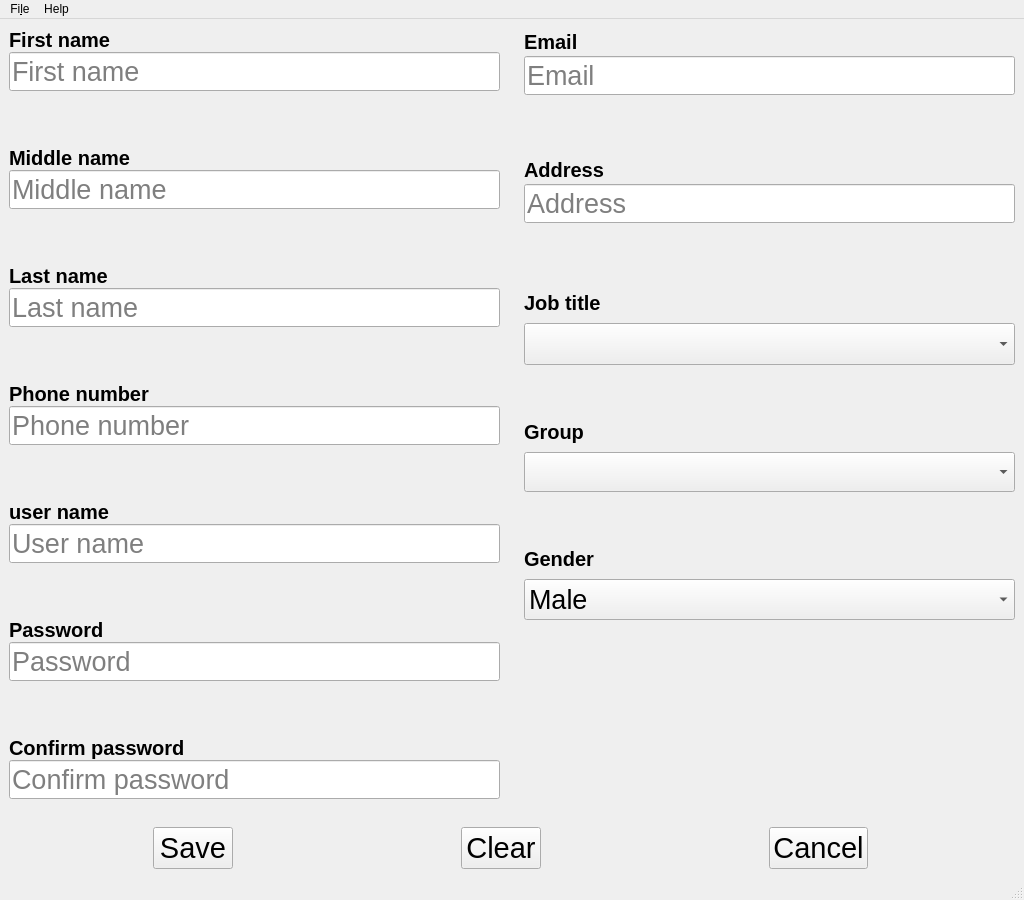
<?xml version="1.0" encoding="UTF-8"?>
<ui version="4.0">
 <class>createEmployeeWindow</class>
 <widget class="QMainWindow" name="createEmployeeWindow">
  <property name="geometry">
   <rect>
    <x>0</x>
    <y>0</y>
    <width>1024</width>
    <height>900</height>
   </rect>
  </property>
  <property name="sizePolicy">
   <sizepolicy hsizetype="Preferred" vsizetype="Expanding">
    <horstretch>0</horstretch>
    <verstretch>0</verstretch>
   </sizepolicy>
  </property>
  <property name="minimumSize">
   <size>
    <width>0</width>
    <height>10</height>
   </size>
  </property>
  <property name="font">
   <font>
    <bold>false</bold>
   </font>
  </property>
  <property name="windowTitle">
   <string>Create employee</string>
  </property>
  <widget class="QWidget" name="centralwidget">
   <layout class="QVBoxLayout" name="verticalLayout_4">
    <item>
     <layout class="QHBoxLayout" name="fieldsLayout">
      <property name="spacing">
       <number>24</number>
      </property>
      <item>
       <layout class="QVBoxLayout" name="basicInformationLayout">
        <property name="spacing">
         <number>33</number>
        </property>
        <item>
         <layout class="QVBoxLayout" name="firstNameLayout">
          <property name="spacing">
           <number>0</number>
          </property>
          <item>
           <widget class="QLabel" name="firstNameLabel">
            <property name="sizePolicy">
             <sizepolicy hsizetype="Expanding" vsizetype="Preferred">
              <horstretch>0</horstretch>
              <verstretch>0</verstretch>
             </sizepolicy>
            </property>
            <property name="minimumSize">
             <size>
              <width>0</width>
              <height>10</height>
             </size>
            </property>
            <property name="font">
             <font>
              <pointsize>15</pointsize>
              <bold>true</bold>
             </font>
            </property>
            <property name="text">
             <string>First name</string>
            </property>
           </widget>
          </item>
          <item>
           <widget class="ValidatedLineEditor" name="firstNameLineEdit">
            <property name="sizePolicy">
             <sizepolicy hsizetype="Expanding" vsizetype="Preferred">
              <horstretch>0</horstretch>
              <verstretch>0</verstretch>
             </sizepolicy>
            </property>
            <property name="minimumSize">
             <size>
              <width>100</width>
              <height>20</height>
             </size>
            </property>
            <property name="font">
             <font>
              <pointsize>20</pointsize>
              <bold>false</bold>
             </font>
            </property>
            <property name="placeholderText">
             <string>First name</string>
            </property>
           </widget>
          </item>
          <item>
           <widget class="QLabel" name="firstNameLabelInfo">
            <property name="sizePolicy">
             <sizepolicy hsizetype="Preferred" vsizetype="Preferred">
              <horstretch>0</horstretch>
              <verstretch>0</verstretch>
             </sizepolicy>
            </property>
            <property name="minimumSize">
             <size>
              <width>0</width>
              <height>10</height>
             </size>
            </property>
            <property name="font">
             <font>
              <pointsize>10</pointsize>
              <bold>false</bold>
             </font>
            </property>
            <property name="text">
             <string/>
            </property>
            <property name="textFormat">
             <enum>Qt::PlainText</enum>
            </property>
           </widget>
          </item>
         </layout>
        </item>
        <item>
         <layout class="QVBoxLayout" name="middleNameLayout" stretch="0,0,0">
          <property name="spacing">
           <number>0</number>
          </property>
          <property name="sizeConstraint">
           <enum>QLayout::SetNoConstraint</enum>
          </property>
          <item>
           <widget class="QLabel" name="middleNameLabel">
            <property name="sizePolicy">
             <sizepolicy hsizetype="Expanding" vsizetype="Preferred">
              <horstretch>0</horstretch>
              <verstretch>0</verstretch>
             </sizepolicy>
            </property>
            <property name="minimumSize">
             <size>
              <width>0</width>
              <height>10</height>
             </size>
            </property>
            <property name="font">
             <font>
              <pointsize>15</pointsize>
              <bold>true</bold>
             </font>
            </property>
            <property name="text">
             <string>Middle name</string>
            </property>
           </widget>
          </item>
          <item>
           <widget class="ValidatedLineEditor" name="middleNameLineEdit">
            <property name="sizePolicy">
             <sizepolicy hsizetype="Expanding" vsizetype="Preferred">
              <horstretch>0</horstretch>
              <verstretch>0</verstretch>
             </sizepolicy>
            </property>
            <property name="minimumSize">
             <size>
              <width>0</width>
              <height>20</height>
             </size>
            </property>
            <property name="font">
             <font>
              <pointsize>20</pointsize>
              <bold>false</bold>
             </font>
            </property>
            <property name="placeholderText">
             <string>Middle name</string>
            </property>
           </widget>
          </item>
          <item>
           <widget class="QLabel" name="middleNameLabelInfo">
            <property name="sizePolicy">
             <sizepolicy hsizetype="Preferred" vsizetype="Preferred">
              <horstretch>0</horstretch>
              <verstretch>0</verstretch>
             </sizepolicy>
            </property>
            <property name="minimumSize">
             <size>
              <width>0</width>
              <height>10</height>
             </size>
            </property>
            <property name="font">
             <font>
              <pointsize>10</pointsize>
              <bold>false</bold>
             </font>
            </property>
            <property name="text">
             <string/>
            </property>
            <property name="textFormat">
             <enum>Qt::PlainText</enum>
            </property>
           </widget>
          </item>
         </layout>
        </item>
        <item>
         <layout class="QVBoxLayout" name="lastNameLayout">
          <property name="spacing">
           <number>0</number>
          </property>
          <item>
           <widget class="QLabel" name="lastNameLabel">
            <property name="sizePolicy">
             <sizepolicy hsizetype="Expanding" vsizetype="Preferred">
              <horstretch>0</horstretch>
              <verstretch>0</verstretch>
             </sizepolicy>
            </property>
            <property name="minimumSize">
             <size>
              <width>0</width>
              <height>10</height>
             </size>
            </property>
            <property name="font">
             <font>
              <pointsize>15</pointsize>
              <bold>true</bold>
             </font>
            </property>
            <property name="text">
             <string>Last name</string>
            </property>
           </widget>
          </item>
          <item>
           <widget class="ValidatedLineEditor" name="lastNameLineEdit">
            <property name="sizePolicy">
             <sizepolicy hsizetype="Expanding" vsizetype="Preferred">
              <horstretch>0</horstretch>
              <verstretch>0</verstretch>
             </sizepolicy>
            </property>
            <property name="minimumSize">
             <size>
              <width>0</width>
              <height>20</height>
             </size>
            </property>
            <property name="font">
             <font>
              <pointsize>20</pointsize>
              <bold>false</bold>
             </font>
            </property>
            <property name="placeholderText">
             <string>Last name</string>
            </property>
           </widget>
          </item>
          <item>
           <widget class="QLabel" name="lastNameLabelInfo">
            <property name="sizePolicy">
             <sizepolicy hsizetype="Preferred" vsizetype="Preferred">
              <horstretch>0</horstretch>
              <verstretch>0</verstretch>
             </sizepolicy>
            </property>
            <property name="minimumSize">
             <size>
              <width>0</width>
              <height>10</height>
             </size>
            </property>
            <property name="font">
             <font>
              <pointsize>10</pointsize>
              <bold>false</bold>
             </font>
            </property>
            <property name="text">
             <string/>
            </property>
           </widget>
          </item>
         </layout>
        </item>
        <item>
         <layout class="QVBoxLayout" name="phoneNumberLayout">
          <property name="spacing">
           <number>0</number>
          </property>
          <item>
           <widget class="QLabel" name="phoneNumberLabel">
            <property name="sizePolicy">
             <sizepolicy hsizetype="Expanding" vsizetype="Preferred">
              <horstretch>0</horstretch>
              <verstretch>0</verstretch>
             </sizepolicy>
            </property>
            <property name="minimumSize">
             <size>
              <width>0</width>
              <height>10</height>
             </size>
            </property>
            <property name="font">
             <font>
              <pointsize>15</pointsize>
              <bold>true</bold>
             </font>
            </property>
            <property name="text">
             <string>Phone number</string>
            </property>
           </widget>
          </item>
          <item>
           <widget class="ValidatedLineEditor" name="phoneNumberLineEdit">
            <property name="sizePolicy">
             <sizepolicy hsizetype="Expanding" vsizetype="Preferred">
              <horstretch>0</horstretch>
              <verstretch>0</verstretch>
             </sizepolicy>
            </property>
            <property name="minimumSize">
             <size>
              <width>0</width>
              <height>20</height>
             </size>
            </property>
            <property name="font">
             <font>
              <pointsize>20</pointsize>
              <bold>false</bold>
             </font>
            </property>
            <property name="placeholderText">
             <string>Phone number</string>
            </property>
           </widget>
          </item>
          <item>
           <widget class="QLabel" name="phoneNumberLabelInfo">
            <property name="sizePolicy">
             <sizepolicy hsizetype="Preferred" vsizetype="Preferred">
              <horstretch>0</horstretch>
              <verstretch>0</verstretch>
             </sizepolicy>
            </property>
            <property name="minimumSize">
             <size>
              <width>0</width>
              <height>10</height>
             </size>
            </property>
            <property name="font">
             <font>
              <pointsize>10</pointsize>
              <bold>false</bold>
             </font>
            </property>
            <property name="lineWidth">
             <number>1</number>
            </property>
            <property name="text">
             <string/>
            </property>
           </widget>
          </item>
         </layout>
        </item>
        <item>
         <layout class="QVBoxLayout" name="user_name_layout">
          <property name="spacing">
           <number>0</number>
          </property>
          <item>
           <widget class="QLabel" name="userNameLabel">
            <property name="sizePolicy">
             <sizepolicy hsizetype="Expanding" vsizetype="Preferred">
              <horstretch>0</horstretch>
              <verstretch>0</verstretch>
             </sizepolicy>
            </property>
            <property name="minimumSize">
             <size>
              <width>0</width>
              <height>10</height>
             </size>
            </property>
            <property name="font">
             <font>
              <pointsize>15</pointsize>
              <bold>true</bold>
             </font>
            </property>
            <property name="text">
             <string>user name</string>
            </property>
           </widget>
          </item>
          <item>
           <widget class="ValidatedLineEditor" name="userNameLineEdit">
            <property name="sizePolicy">
             <sizepolicy hsizetype="Expanding" vsizetype="Preferred">
              <horstretch>0</horstretch>
              <verstretch>0</verstretch>
             </sizepolicy>
            </property>
            <property name="minimumSize">
             <size>
              <width>0</width>
              <height>20</height>
             </size>
            </property>
            <property name="font">
             <font>
              <pointsize>20</pointsize>
              <bold>false</bold>
             </font>
            </property>
            <property name="placeholderText">
             <string>User name</string>
            </property>
           </widget>
          </item>
          <item>
           <widget class="QLabel" name="userNameLabelInfo">
            <property name="sizePolicy">
             <sizepolicy hsizetype="Preferred" vsizetype="Preferred">
              <horstretch>0</horstretch>
              <verstretch>0</verstretch>
             </sizepolicy>
            </property>
            <property name="minimumSize">
             <size>
              <width>0</width>
              <height>10</height>
             </size>
            </property>
            <property name="font">
             <font>
              <pointsize>10</pointsize>
              <bold>false</bold>
             </font>
            </property>
            <property name="text">
             <string/>
            </property>
           </widget>
          </item>
         </layout>
        </item>
        <item>
         <layout class="QVBoxLayout" name="passwordLayout">
          <property name="spacing">
           <number>0</number>
          </property>
          <item>
           <widget class="QLabel" name="passwordLabel">
            <property name="sizePolicy">
             <sizepolicy hsizetype="Expanding" vsizetype="Preferred">
              <horstretch>0</horstretch>
              <verstretch>0</verstretch>
             </sizepolicy>
            </property>
            <property name="minimumSize">
             <size>
              <width>0</width>
              <height>10</height>
             </size>
            </property>
            <property name="font">
             <font>
              <pointsize>15</pointsize>
              <bold>true</bold>
             </font>
            </property>
            <property name="text">
             <string>Password</string>
            </property>
           </widget>
          </item>
          <item>
           <widget class="ValidatedLineEditor" name="passwordLineEdit">
            <property name="sizePolicy">
             <sizepolicy hsizetype="Expanding" vsizetype="Preferred">
              <horstretch>0</horstretch>
              <verstretch>0</verstretch>
             </sizepolicy>
            </property>
            <property name="minimumSize">
             <size>
              <width>0</width>
              <height>20</height>
             </size>
            </property>
            <property name="font">
             <font>
              <pointsize>20</pointsize>
              <bold>false</bold>
             </font>
            </property>
            <property name="echoMode">
             <enum>QLineEdit::Password</enum>
            </property>
            <property name="placeholderText">
             <string>Password</string>
            </property>
           </widget>
          </item>
          <item>
           <widget class="QLabel" name="passwordLabelInfo">
            <property name="sizePolicy">
             <sizepolicy hsizetype="Preferred" vsizetype="Preferred">
              <horstretch>0</horstretch>
              <verstretch>0</verstretch>
             </sizepolicy>
            </property>
            <property name="minimumSize">
             <size>
              <width>0</width>
              <height>10</height>
             </size>
            </property>
            <property name="font">
             <font>
              <pointsize>10</pointsize>
              <bold>false</bold>
             </font>
            </property>
            <property name="text">
             <string/>
            </property>
           </widget>
          </item>
         </layout>
        </item>
        <item>
         <layout class="QVBoxLayout" name="confirm_password_layout">
          <property name="spacing">
           <number>0</number>
          </property>
          <item>
           <widget class="QLabel" name="confirmPasswordLabel">
            <property name="sizePolicy">
             <sizepolicy hsizetype="Expanding" vsizetype="Preferred">
              <horstretch>0</horstretch>
              <verstretch>0</verstretch>
             </sizepolicy>
            </property>
            <property name="minimumSize">
             <size>
              <width>0</width>
              <height>10</height>
             </size>
            </property>
            <property name="font">
             <font>
              <pointsize>15</pointsize>
              <bold>true</bold>
             </font>
            </property>
            <property name="text">
             <string>Confirm password</string>
            </property>
           </widget>
          </item>
          <item>
           <widget class="ValidatedLineEditor" name="confirmPasswordLineEdit">
            <property name="sizePolicy">
             <sizepolicy hsizetype="Expanding" vsizetype="Preferred">
              <horstretch>0</horstretch>
              <verstretch>0</verstretch>
             </sizepolicy>
            </property>
            <property name="minimumSize">
             <size>
              <width>0</width>
              <height>20</height>
             </size>
            </property>
            <property name="font">
             <font>
              <pointsize>20</pointsize>
              <bold>false</bold>
             </font>
            </property>
            <property name="echoMode">
             <enum>QLineEdit::Password</enum>
            </property>
            <property name="placeholderText">
             <string>Confirm password</string>
            </property>
           </widget>
          </item>
          <item>
           <widget class="QLabel" name="confirmPasswordLabelInfo">
            <property name="sizePolicy">
             <sizepolicy hsizetype="Preferred" vsizetype="Preferred">
              <horstretch>0</horstretch>
              <verstretch>0</verstretch>
             </sizepolicy>
            </property>
            <property name="minimumSize">
             <size>
              <width>0</width>
              <height>10</height>
             </size>
            </property>
            <property name="font">
             <font>
              <pointsize>10</pointsize>
              <bold>false</bold>
             </font>
            </property>
            <property name="text">
             <string/>
            </property>
           </widget>
          </item>
         </layout>
        </item>
       </layout>
      </item>
      <item>
       <layout class="QVBoxLayout" name="additionalInformationLayout" stretch="0,0,0,0,0,0">
        <property name="spacing">
         <number>33</number>
        </property>
        <item>
         <layout class="QVBoxLayout" name="emailLayout">
          <property name="spacing">
           <number>0</number>
          </property>
          <item>
           <widget class="QLabel" name="emailLabel">
            <property name="sizePolicy">
             <sizepolicy hsizetype="Expanding" vsizetype="Preferred">
              <horstretch>0</horstretch>
              <verstretch>0</verstretch>
             </sizepolicy>
            </property>
            <property name="minimumSize">
             <size>
              <width>0</width>
              <height>10</height>
             </size>
            </property>
            <property name="font">
             <font>
              <pointsize>15</pointsize>
              <bold>true</bold>
             </font>
            </property>
            <property name="text">
             <string>Email</string>
            </property>
           </widget>
          </item>
          <item>
           <widget class="ValidatedLineEditor" name="emailLineEdit">
            <property name="sizePolicy">
             <sizepolicy hsizetype="Expanding" vsizetype="Preferred">
              <horstretch>0</horstretch>
              <verstretch>0</verstretch>
             </sizepolicy>
            </property>
            <property name="minimumSize">
             <size>
              <width>100</width>
              <height>20</height>
             </size>
            </property>
            <property name="font">
             <font>
              <pointsize>20</pointsize>
              <bold>false</bold>
             </font>
            </property>
            <property name="placeholderText">
             <string>Email</string>
            </property>
           </widget>
          </item>
          <item>
           <widget class="QLabel" name="emailLabelInfo">
            <property name="sizePolicy">
             <sizepolicy hsizetype="Preferred" vsizetype="Preferred">
              <horstretch>0</horstretch>
              <verstretch>0</verstretch>
             </sizepolicy>
            </property>
            <property name="minimumSize">
             <size>
              <width>0</width>
              <height>10</height>
             </size>
            </property>
            <property name="font">
             <font>
              <pointsize>10</pointsize>
              <bold>false</bold>
             </font>
            </property>
            <property name="text">
             <string/>
            </property>
           </widget>
          </item>
         </layout>
        </item>
        <item>
         <layout class="QVBoxLayout" name="addressLayout">
          <property name="spacing">
           <number>0</number>
          </property>
          <item>
           <widget class="QLabel" name="addressLabel">
            <property name="sizePolicy">
             <sizepolicy hsizetype="Preferred" vsizetype="Preferred">
              <horstretch>0</horstretch>
              <verstretch>0</verstretch>
             </sizepolicy>
            </property>
            <property name="minimumSize">
             <size>
              <width>0</width>
              <height>10</height>
             </size>
            </property>
            <property name="font">
             <font>
              <pointsize>15</pointsize>
              <bold>true</bold>
             </font>
            </property>
            <property name="text">
             <string>Address</string>
            </property>
           </widget>
          </item>
          <item>
           <widget class="ValidatedLineEditor" name="addressLineEdit">
            <property name="sizePolicy">
             <sizepolicy hsizetype="Expanding" vsizetype="Preferred">
              <horstretch>0</horstretch>
              <verstretch>0</verstretch>
             </sizepolicy>
            </property>
            <property name="minimumSize">
             <size>
              <width>100</width>
              <height>20</height>
             </size>
            </property>
            <property name="font">
             <font>
              <pointsize>20</pointsize>
              <bold>false</bold>
             </font>
            </property>
            <property name="placeholderText">
             <string>Address</string>
            </property>
           </widget>
          </item>
          <item>
           <widget class="QLabel" name="addressLabelInfo">
            <property name="sizePolicy">
             <sizepolicy hsizetype="Preferred" vsizetype="Preferred">
              <horstretch>0</horstretch>
              <verstretch>0</verstretch>
             </sizepolicy>
            </property>
            <property name="minimumSize">
             <size>
              <width>0</width>
              <height>10</height>
             </size>
            </property>
            <property name="font">
             <font>
              <pointsize>10</pointsize>
              <bold>false</bold>
             </font>
            </property>
            <property name="text">
             <string/>
            </property>
           </widget>
          </item>
         </layout>
        </item>
        <item>
         <layout class="QVBoxLayout" name="jobLayout">
          <property name="spacing">
           <number>0</number>
          </property>
          <item>
           <widget class="QLabel" name="jobTitleLabel">
            <property name="sizePolicy">
             <sizepolicy hsizetype="Preferred" vsizetype="Preferred">
              <horstretch>0</horstretch>
              <verstretch>0</verstretch>
             </sizepolicy>
            </property>
            <property name="minimumSize">
             <size>
              <width>0</width>
              <height>10</height>
             </size>
            </property>
            <property name="font">
             <font>
              <pointsize>15</pointsize>
              <bold>true</bold>
             </font>
            </property>
            <property name="text">
             <string>Job title</string>
            </property>
           </widget>
          </item>
          <item>
           <widget class="QComboBox" name="jobTitleComboBox">
            <property name="sizePolicy">
             <sizepolicy hsizetype="Preferred" vsizetype="Preferred">
              <horstretch>0</horstretch>
              <verstretch>0</verstretch>
             </sizepolicy>
            </property>
            <property name="minimumSize">
             <size>
              <width>0</width>
              <height>20</height>
             </size>
            </property>
            <property name="font">
             <font>
              <pointsize>22</pointsize>
              <bold>false</bold>
             </font>
            </property>
            <property name="placeholderText">
             <string>Job title</string>
            </property>
           </widget>
          </item>
          <item>
           <spacer name="verticalSpacer_4">
            <property name="orientation">
             <enum>Qt::Vertical</enum>
            </property>
            <property name="sizeType">
             <enum>QSizePolicy::Preferred</enum>
            </property>
            <property name="sizeHint" stdset="0">
             <size>
              <width>20</width>
              <height>13</height>
             </size>
            </property>
           </spacer>
          </item>
         </layout>
        </item>
        <item>
         <layout class="QVBoxLayout" name="groupLayout">
          <property name="spacing">
           <number>0</number>
          </property>
          <item>
           <widget class="QLabel" name="groupLabel">
            <property name="sizePolicy">
             <sizepolicy hsizetype="Preferred" vsizetype="Preferred">
              <horstretch>0</horstretch>
              <verstretch>0</verstretch>
             </sizepolicy>
            </property>
            <property name="minimumSize">
             <size>
              <width>0</width>
              <height>10</height>
             </size>
            </property>
            <property name="font">
             <font>
              <pointsize>15</pointsize>
              <bold>true</bold>
             </font>
            </property>
            <property name="text">
             <string>Group</string>
            </property>
           </widget>
          </item>
          <item>
           <widget class="QComboBox" name="groupComboBox">
            <property name="sizePolicy">
             <sizepolicy hsizetype="Preferred" vsizetype="Preferred">
              <horstretch>0</horstretch>
              <verstretch>0</verstretch>
             </sizepolicy>
            </property>
            <property name="minimumSize">
             <size>
              <width>0</width>
              <height>20</height>
             </size>
            </property>
            <property name="font">
             <font>
              <pointsize>20</pointsize>
              <bold>false</bold>
             </font>
            </property>
            <property name="placeholderText">
             <string>Group</string>
            </property>
           </widget>
          </item>
          <item>
           <spacer name="verticalSpacer_3">
            <property name="orientation">
             <enum>Qt::Vertical</enum>
            </property>
            <property name="sizeType">
             <enum>QSizePolicy::Preferred</enum>
            </property>
            <property name="sizeHint" stdset="0">
             <size>
              <width>20</width>
              <height>13</height>
             </size>
            </property>
           </spacer>
          </item>
         </layout>
        </item>
        <item>
         <layout class="QVBoxLayout" name="genderLayout">
          <property name="spacing">
           <number>0</number>
          </property>
          <item>
           <widget class="QLabel" name="genderLabel">
            <property name="sizePolicy">
             <sizepolicy hsizetype="Preferred" vsizetype="Preferred">
              <horstretch>0</horstretch>
              <verstretch>0</verstretch>
             </sizepolicy>
            </property>
            <property name="minimumSize">
             <size>
              <width>0</width>
              <height>10</height>
             </size>
            </property>
            <property name="font">
             <font>
              <pointsize>15</pointsize>
              <bold>true</bold>
             </font>
            </property>
            <property name="text">
             <string>Gender</string>
            </property>
           </widget>
          </item>
          <item>
           <widget class="QComboBox" name="genderComboBox">
            <property name="sizePolicy">
             <sizepolicy hsizetype="Preferred" vsizetype="Preferred">
              <horstretch>0</horstretch>
              <verstretch>0</verstretch>
             </sizepolicy>
            </property>
            <property name="minimumSize">
             <size>
              <width>0</width>
              <height>20</height>
             </size>
            </property>
            <property name="font">
             <font>
              <pointsize>20</pointsize>
              <bold>false</bold>
             </font>
            </property>
            <item>
             <property name="text">
              <string>Male</string>
             </property>
            </item>
            <item>
             <property name="text">
              <string>Female</string>
             </property>
            </item>
           </widget>
          </item>
          <item>
           <spacer name="verticalSpacer_2">
            <property name="orientation">
             <enum>Qt::Vertical</enum>
            </property>
            <property name="sizeType">
             <enum>QSizePolicy::Preferred</enum>
            </property>
            <property name="sizeHint" stdset="0">
             <size>
              <width>20</width>
              <height>13</height>
             </size>
            </property>
           </spacer>
          </item>
         </layout>
        </item>
        <item>
         <spacer name="verticalSpacer">
          <property name="orientation">
           <enum>Qt::Vertical</enum>
          </property>
          <property name="sizeType">
           <enum>QSizePolicy::Preferred</enum>
          </property>
          <property name="sizeHint" stdset="0">
           <size>
            <width>20</width>
            <height>188</height>
           </size>
          </property>
         </spacer>
        </item>
       </layout>
      </item>
     </layout>
    </item>
    <item>
     <layout class="QHBoxLayout" name="horizontalLayout">
      <item>
       <widget class="QPushButton" name="save_btn">
        <property name="sizePolicy">
         <sizepolicy hsizetype="Maximum" vsizetype="Maximum">
          <horstretch>1</horstretch>
          <verstretch>0</verstretch>
         </sizepolicy>
        </property>
        <property name="font">
         <font>
          <pointsize>22</pointsize>
          <bold>false</bold>
         </font>
        </property>
        <property name="text">
         <string>Save</string>
        </property>
       </widget>
      </item>
      <item>
       <spacer name="horizontalSpacer">
        <property name="orientation">
         <enum>Qt::Horizontal</enum>
        </property>
        <property name="sizeType">
         <enum>QSizePolicy::Preferred</enum>
        </property>
        <property name="sizeHint" stdset="0">
         <size>
          <width>78</width>
          <height>20</height>
         </size>
        </property>
       </spacer>
      </item>
      <item>
       <widget class="QPushButton" name="clear_btn">
        <property name="sizePolicy">
         <sizepolicy hsizetype="Maximum" vsizetype="Maximum">
          <horstretch>1</horstretch>
          <verstretch>0</verstretch>
         </sizepolicy>
        </property>
        <property name="font">
         <font>
          <pointsize>22</pointsize>
          <bold>false</bold>
         </font>
        </property>
        <property name="text">
         <string>Clear</string>
        </property>
       </widget>
      </item>
      <item>
       <spacer name="horizontalSpacer_2">
        <property name="orientation">
         <enum>Qt::Horizontal</enum>
        </property>
        <property name="sizeType">
         <enum>QSizePolicy::Preferred</enum>
        </property>
        <property name="sizeHint" stdset="0">
         <size>
          <width>78</width>
          <height>20</height>
         </size>
        </property>
       </spacer>
      </item>
      <item>
       <widget class="QPushButton" name="cancel_btn">
        <property name="sizePolicy">
         <sizepolicy hsizetype="Maximum" vsizetype="Maximum">
          <horstretch>1</horstretch>
          <verstretch>0</verstretch>
         </sizepolicy>
        </property>
        <property name="font">
         <font>
          <pointsize>22</pointsize>
          <bold>false</bold>
         </font>
        </property>
        <property name="autoFillBackground">
         <bool>false</bool>
        </property>
        <property name="text">
         <string>Cancel</string>
        </property>
       </widget>
      </item>
     </layout>
    </item>
   </layout>
  </widget>
  <widget class="QMenuBar" name="menubar">
   <property name="geometry">
    <rect>
     <x>0</x>
     <y>0</y>
     <width>1024</width>
     <height>19</height>
    </rect>
   </property>
   <widget class="QMenu" name="menuFile">
    <property name="title">
     <string>Fi&amp;le</string>
    </property>
    <addaction name="actionCancel"/>
    <addaction name="actionSettings"/>
   </widget>
   <widget class="QMenu" name="menuHelp">
    <property name="title">
     <string>Help</string>
    </property>
   </widget>
   <addaction name="menuFile"/>
   <addaction name="menuHelp"/>
  </widget>
  <widget class="QStatusBar" name="statusbar"/>
  <action name="actionCancel">
   <property name="text">
    <string>&amp;Cancel</string>
   </property>
  </action>
  <action name="actionSettings">
   <property name="text">
    <string>&amp;Settings</string>
   </property>
  </action>
 </widget>
 <customwidgets>
  <customwidget>
   <class>ValidatedLineEditor</class>
   <extends>QLineEdit</extends>
   <header location="global">validatedlineeditor.h</header>
  </customwidget>
 </customwidgets>
 <resources/>
 <connections>
  <connection>
   <sender>cancel_btn</sender>
   <signal>clicked()</signal>
   <receiver>createEmployeeWindow</receiver>
   <slot>close()</slot>
   <hints>
    <hint type="sourcelabel">
     <x>905</x>
     <y>648</y>
    </hint>
    <hint type="destinationlabel">
     <x>484</x>
     <y>350</y>
    </hint>
   </hints>
  </connection>
 </connections>
</ui>
